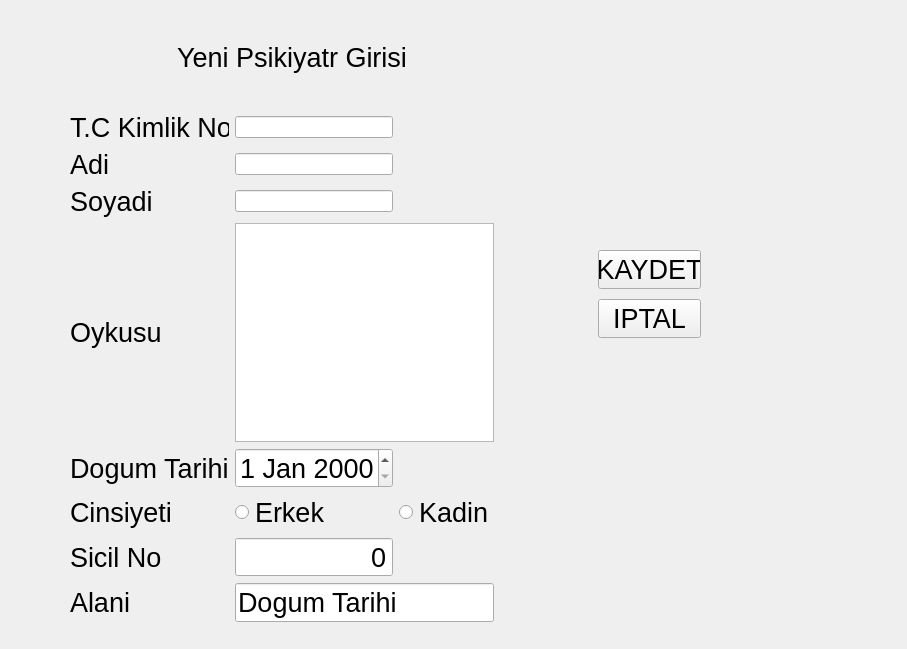
<?xml version="1.0" encoding="UTF-8"?>
<ui version="4.0">
 <class>PsikiyatrVeriGirisi</class>
 <widget class="QWidget" name="PsikiyatrVeriGirisi">
  <property name="geometry">
   <rect>
    <x>0</x>
    <y>0</y>
    <width>907</width>
    <height>649</height>
   </rect>
  </property>
  <property name="windowTitle">
   <string>Form</string>
  </property>
  <widget class="QLabel" name="lblBaslik">
   <property name="geometry">
    <rect>
     <x>177</x>
     <y>7</y>
     <width>481</width>
     <height>101</height>
    </rect>
   </property>
   <property name="font">
    <font>
     <pointsize>20</pointsize>
    </font>
   </property>
   <property name="text">
    <string>Yeni Psikiyatr Girisi</string>
   </property>
  </widget>
  <widget class="QWidget" name="">
   <property name="geometry">
    <rect>
     <x>70</x>
     <y>112</y>
     <width>424</width>
     <height>510</height>
    </rect>
   </property>
   <layout class="QGridLayout" name="gridLayout_3">
    <item row="0" column="0">
     <widget class="QLabel" name="lblTc_2">
      <property name="font">
       <font>
        <pointsize>20</pointsize>
       </font>
      </property>
      <property name="text">
       <string>T.C Kimlik No</string>
      </property>
     </widget>
    </item>
    <item row="0" column="1">
     <widget class="QLineEdit" name="leTc_2">
      <property name="text">
       <string/>
      </property>
     </widget>
    </item>
    <item row="1" column="0">
     <widget class="QLabel" name="lblAdi_2">
      <property name="font">
       <font>
        <pointsize>20</pointsize>
       </font>
      </property>
      <property name="text">
       <string>Adi</string>
      </property>
     </widget>
    </item>
    <item row="1" column="1">
     <widget class="QLineEdit" name="leAdi_2">
      <property name="text">
       <string/>
      </property>
     </widget>
    </item>
    <item row="2" column="0">
     <widget class="QLabel" name="lblSoyadi_2">
      <property name="font">
       <font>
        <pointsize>20</pointsize>
       </font>
      </property>
      <property name="text">
       <string>Soyadi</string>
      </property>
     </widget>
    </item>
    <item row="2" column="1">
     <widget class="QLineEdit" name="leSoyadi_2">
      <property name="text">
       <string/>
      </property>
     </widget>
    </item>
    <item row="3" column="0">
     <widget class="QLabel" name="lblHes_2">
      <property name="font">
       <font>
        <pointsize>20</pointsize>
       </font>
      </property>
      <property name="text">
       <string>Oykusu</string>
      </property>
     </widget>
    </item>
    <item row="3" column="1" colspan="2">
     <widget class="QTextEdit" name="teOykusu_2"/>
    </item>
    <item row="4" column="0">
     <widget class="QLabel" name="lblDogumTarihi_2">
      <property name="font">
       <font>
        <pointsize>20</pointsize>
       </font>
      </property>
      <property name="text">
       <string>Dogum Tarihi</string>
      </property>
     </widget>
    </item>
    <item row="4" column="1">
     <widget class="QDateEdit" name="deDogumTarihi_2">
      <property name="font">
       <font>
        <pointsize>20</pointsize>
       </font>
      </property>
     </widget>
    </item>
    <item row="5" column="0">
     <widget class="QLabel" name="lblCinsiyeti_2">
      <property name="font">
       <font>
        <pointsize>20</pointsize>
       </font>
      </property>
      <property name="text">
       <string>Cinsiyeti</string>
      </property>
     </widget>
    </item>
    <item row="5" column="1">
     <widget class="QRadioButton" name="rbErkek_2">
      <property name="font">
       <font>
        <pointsize>20</pointsize>
       </font>
      </property>
      <property name="text">
       <string>Erkek</string>
      </property>
     </widget>
    </item>
    <item row="5" column="2">
     <widget class="QRadioButton" name="rbKadin_2">
      <property name="font">
       <font>
        <pointsize>20</pointsize>
       </font>
      </property>
      <property name="text">
       <string>Kadin</string>
      </property>
     </widget>
    </item>
    <item row="6" column="0">
     <widget class="QLabel" name="lblSicilNo">
      <property name="font">
       <font>
        <pointsize>20</pointsize>
       </font>
      </property>
      <property name="text">
       <string>Sicil No</string>
      </property>
     </widget>
    </item>
    <item row="6" column="1">
     <widget class="QSpinBox" name="spnSicilNo">
      <property name="font">
       <font>
        <pointsize>20</pointsize>
       </font>
      </property>
      <property name="alignment">
       <set>Qt::AlignRight|Qt::AlignTrailing|Qt::AlignVCenter</set>
      </property>
      <property name="buttonSymbols">
       <enum>QAbstractSpinBox::NoButtons</enum>
      </property>
     </widget>
    </item>
    <item row="7" column="0">
     <widget class="QLabel" name="lblAlani">
      <property name="font">
       <font>
        <pointsize>20</pointsize>
       </font>
      </property>
      <property name="text">
       <string>Alani</string>
      </property>
     </widget>
    </item>
    <item row="7" column="1" colspan="2">
     <widget class="QLineEdit" name="leAlani">
      <property name="font">
       <font>
        <pointsize>20</pointsize>
       </font>
      </property>
      <property name="text">
       <string>Dogum Tarihi</string>
      </property>
     </widget>
    </item>
   </layout>
  </widget>
  <widget class="QWidget" name="">
   <property name="geometry">
    <rect>
     <x>598</x>
     <y>246</y>
     <width>103</width>
     <height>96</height>
    </rect>
   </property>
   <layout class="QVBoxLayout" name="verticalLayout">
    <item>
     <widget class="QPushButton" name="btnKaydet_2">
      <property name="font">
       <font>
        <pointsize>20</pointsize>
       </font>
      </property>
      <property name="text">
       <string>KAYDET</string>
      </property>
     </widget>
    </item>
    <item>
     <widget class="QPushButton" name="btnIptal_2">
      <property name="font">
       <font>
        <pointsize>20</pointsize>
       </font>
      </property>
      <property name="text">
       <string>IPTAL</string>
      </property>
     </widget>
    </item>
   </layout>
  </widget>
 </widget>
 <resources/>
 <connections/>
</ui>
